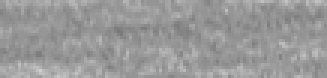
#> input picture frames/weave/inplane_1.tif, 109 x 26 px (shown 3 times larger); its folder holds 6 pictures in this run
$ python backProject.py
#> lines starting #> are read from the running program, lines starting #| are printed output that depends on the picture; after the words box and inside, x2 and y2 are one past the last pixel; in counts of white or black regions, pixels touching at a corner belong together
import numpy as np
import cv2 as cv
import matplotlib.pyplot as plt
from glob import glob

folder = "./"
mask = folder + "ms_8ply_0000.tif"  # default

paths = glob(mask)

for path in paths:
    roi = cv.imread('inplane_1.tif',0)
#> roi is the input picture: shape (26, 109); min 121, max 205, mean 153.1
    target = cv.imread(path)
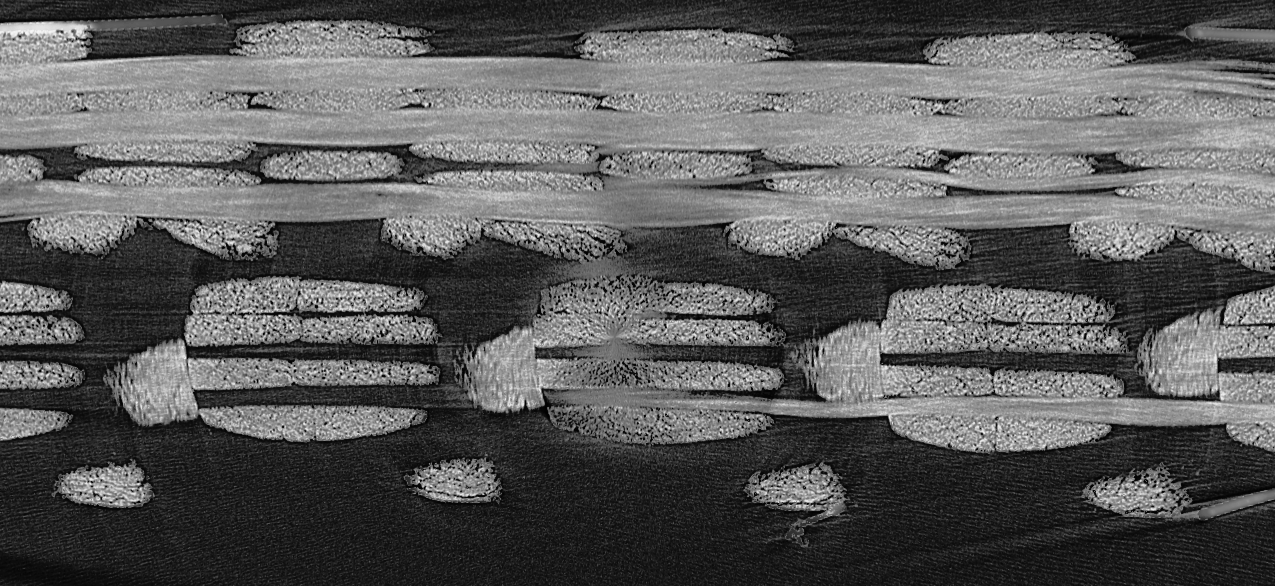
#> input picture frames/weave/ms_8ply_0000.tif, 1275 x 586 px
#> target is the input picture: shape (586, 1275, 3); min 0, max 248, mean 90.6

    # plot image, roi
    plt.subplot(211), plt.imshow(roi)
    plt.subplot(212), plt.imshow(target)
    plt.show()
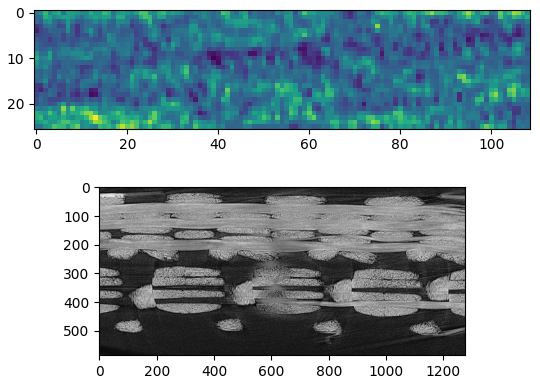
#> figure drawn by matplotlib, 2 panels

    # calculating object histogram
    roihist = cv.calcHist([roi],None, None, [256], (0, 256) )
#> roihist = 256 values, max 298 at index 154, min 0 at index 0, mean 11.07
    plt.plot(roihist)
    plt.show()
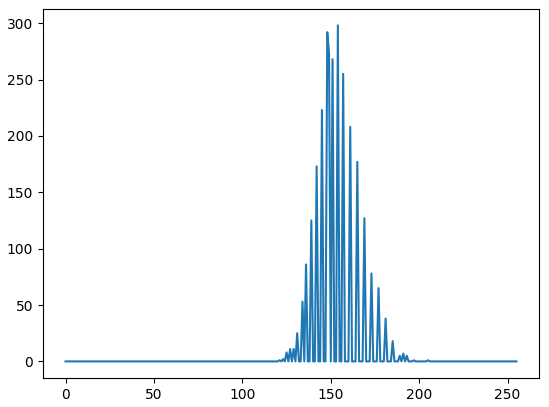
#> figure drawn by matplotlib, 1 panel; curve peaks at x = 154, y = 298

    # normalize histogram and apply backprojection
    cv.normalize(roihist,roihist,0,255,cv.NORM_MINMAX)
    dst = cv.calcBackProject([target],[0],roihist,[0,256],1)
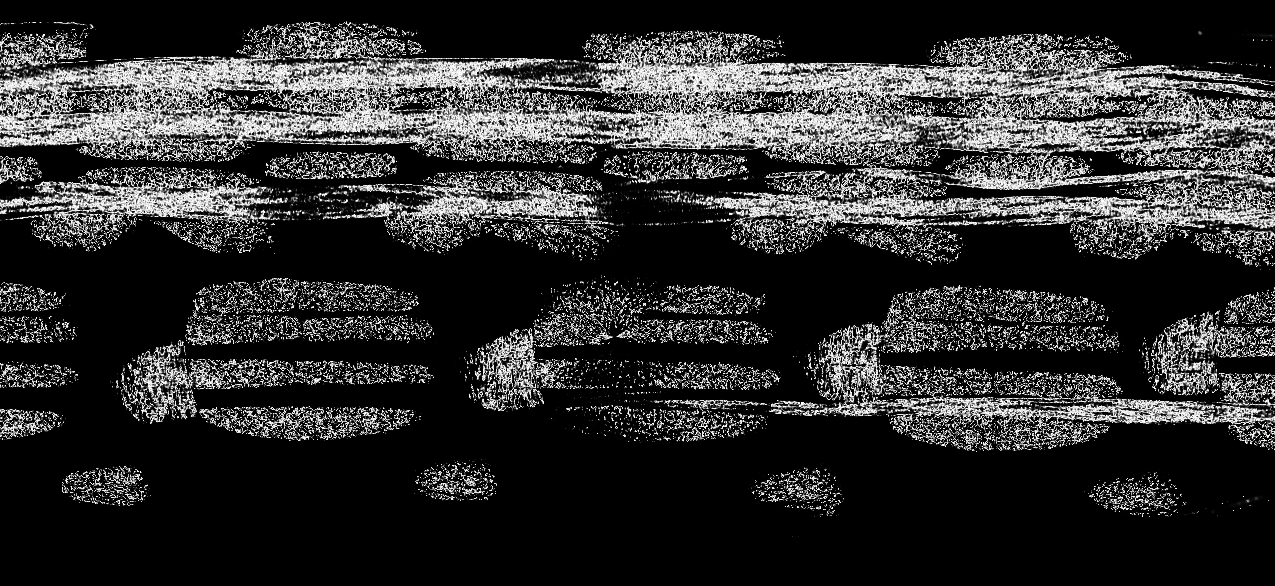
#> dst: shape (586, 1275); min 0, max 255, mean 48.5
    plt.imshow(dst)
    plt.show()

    # Now convolute with circular disc
    disc = cv.getStructuringElement(cv.MORPH_ELLIPSE,(7,7))
    cv.filter2D(dst,-1,disc,dst)

    plt.imshow(dst)
    plt.show()

    # threshold and binary AND
    ret,thresh = cv.threshold(dst,50,255,0)
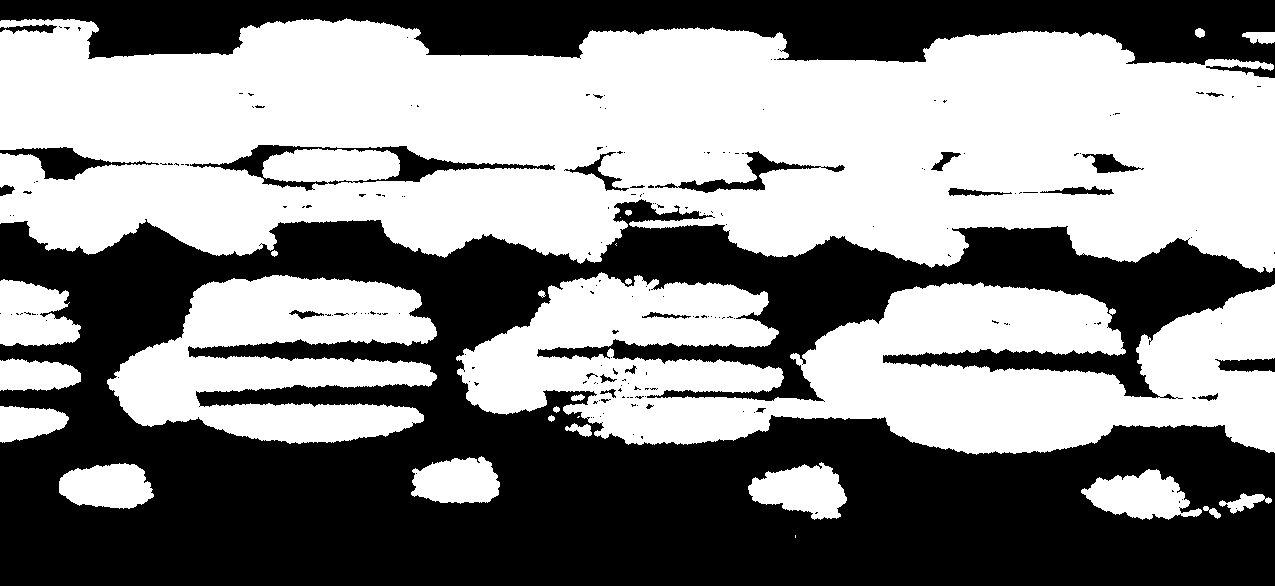
#> thresh: shape (586, 1275); 52.9% white; 199 black regions (172 under 20 px), largest, box (x1, y1, x2, y2) and area: (0, 199, 1275, 586) 287063, (0, 0, 1275, 78) 54047, (190, 145, 555, 191) 3369
    thresh = cv.merge((thresh,thresh,thresh))
    res = cv.bitwise_and(target,thresh)
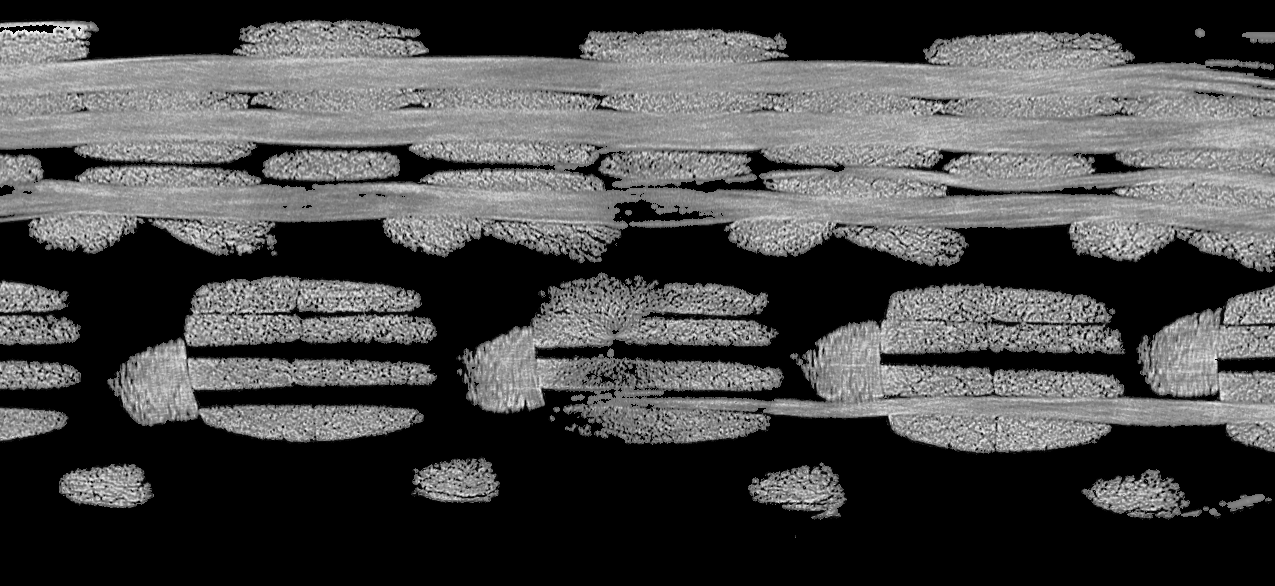
#> res: shape (586, 1275, 3); min 0, max 248, mean 73
    res = np.vstack((target,thresh,res))
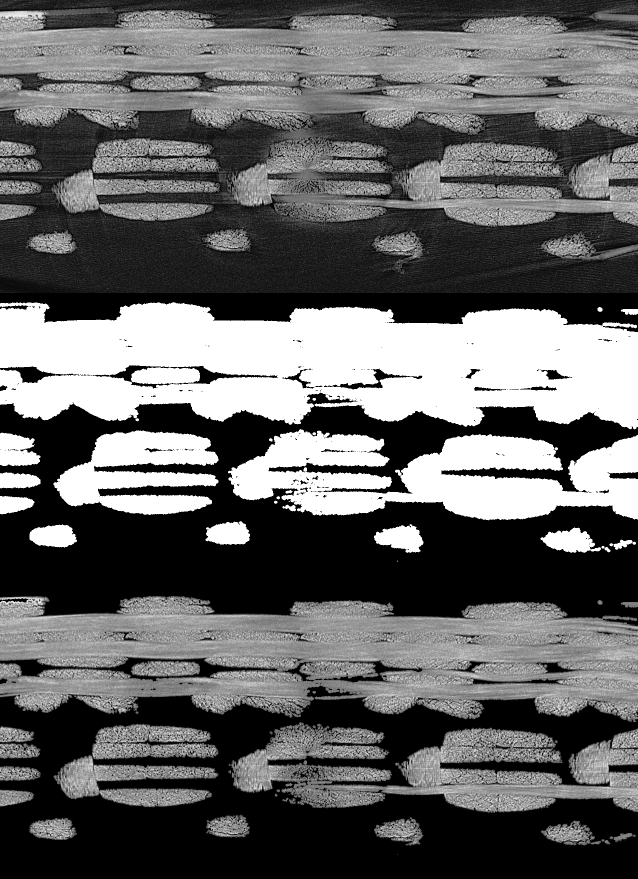
#> res: shape (1758, 1275, 3) (shown at 1/2 size); min 0, max 255, mean 99.5
    cv.imwrite('res.jpg',res)
